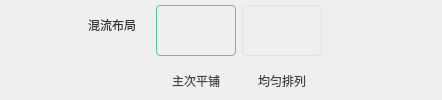
                  <widget class="QWidget" name="mixedLayoutWdg" native="true">
                   <layout class="QHBoxLayout" name="horizontalLayout_26">
                    <property name="spacing">
                     <number>6</number>
                    </property>
                    <property name="leftMargin">
                     <number>0</number>
                    </property>
                    <property name="topMargin">
                     <number>0</number>
                    </property>
                    <property name="rightMargin">
                     <number>0</number>
                    </property>
                    <property name="bottomMargin">
                     <number>0</number>
                    </property>
                    <item>
                     <spacer name="horizontalSpacer_44">
                      <property name="orientation">
                       <enum>Qt::Horizontal</enum>
                      </property>
                      <property name="sizeType">
                       <enum>QSizePolicy::Fixed</enum>
                      </property>
                      <property name="sizeHint" stdset="0">
                       <size>
                        <width>72</width>
                        <height>20</height>
                       </size>
                      </property>
                     </spacer>
                    </item>
                    <item>
                     <layout class="QGridLayout" name="gridLayout_7">
                      <property name="horizontalSpacing">
                       <number>2</number>
                      </property>
                      <property name="verticalSpacing">
                       <number>0</number>
                      </property>
                      <item row="0" column="0">
                       <widget class="QLabel" name="labLayout">
                        <property name="minimumSize">
                         <size>
                          <width>14</width>
                          <height>14</height>
                         </size>
                        </property>
                        <property name="maximumSize">
                         <size>
                          <width>14</width>
                          <height>14</height>
                         </size>
                        </property>
                        <property name="styleSheet">
                         <string notr="true">#labLayout{
border-image: url(:/setting/img/noiseTips.png);
}

#labLayout:hover{
	border-image: url(:/setting/img/noiseTipsOn.png);
}</string>
                        </property>
                        <property name="text">
                         <string/>
                        </property>
                       </widget>
                      </item>
                      <item row="0" column="1">
                       <widget class="QLabel" name="label_20">
                        <property name="minimumSize">
                         <size>
                          <width>42</width>
                          <height>0</height>
                         </size>
                        </property>
                        <property name="maximumSize">
                         <size>
                          <width>47</width>
                          <height>16777215</height>
                         </size>
                        </property>
                        <property name="styleSheet">
                         <string notr="true">color: rgb(51, 51, 51);
font: 12px &quot;微软雅黑&quot;;</string>
                        </property>
                        <property name="text">
                         <string>混流布局</string>
                        </property>
                       </widget>
                      </item>
                      <item row="1" column="1">
                       <spacer name="verticalSpacer_24">
                        <property name="orientation">
                         <enum>Qt::Vertical</enum>
                        </property>
                        <property name="sizeType">
                         <enum>QSizePolicy::Fixed</enum>
                        </property>
                        <property name="sizeHint" stdset="0">
                         <size>
                          <width>47</width>
                          <height>50</height>
                         </size>
                        </property>
                       </spacer>
                      </item>
                     </layout>
                    </item>
                    <item>
                     <widget class="QWidget" name="widget_11" native="true">
                      <property name="minimumSize">
                       <size>
                        <width>0</width>
                        <height>51</height>
                       </size>
                      </property>
                      <property name="maximumSize">
                       <size>
                        <width>16777215</width>
                        <height>51</height>
                       </size>
                      </property>
                      <layout class="QVBoxLayout" name="verticalLayout_11">
                       <property name="spacing">
                        <number>0</number>
                       </property>
                       <property name="leftMargin">
                        <number>0</number>
                       </property>
                       <property name="topMargin">
                        <number>0</number>
                       </property>
                       <property name="rightMargin">
                        <number>0</number>
                       </property>
                       <property name="bottomMargin">
                        <number>0</number>
                       </property>
                      </layout>
                     </widget>
                    </item>
                    <item>
                     <spacer name="horizontalSpacer_45">
                      <property name="orientation">
                       <enum>Qt::Horizontal</enum>
                      </property>
                      <property name="sizeType">
                       <enum>QSizePolicy::Fixed</enum>
                      </property>
                      <property name="sizeHint" stdset="0">
                       <size>
                        <width>9</width>
                        <height>20</height>
                       </size>
                      </property>
                     </spacer>
                    </item>
                    <item>
                     <layout class="QVBoxLayout" name="verticalLayout_12">
                      <property name="topMargin">
                       <number>5</number>
                      </property>
                      <item>
                       <widget class="CDisEnablePushButton" name="btnMixedLayoutTiled">
                        <property name="minimumSize">
                         <size>
                          <width>80</width>
                          <height>51</height>
                         </size>
                        </property>
                        <property name="maximumSize">
                         <size>
                          <width>80</width>
                          <height>51</height>
                         </size>
                        </property>
                        <property name="styleSheet">
                         <string notr="true">
border:1px solid  rgb(82, 204, 144);
image: url(:/button/img/button/layoutTiled.png);
image: url(:/button/img/button/camera_right_bottom.png);
padding:2px;
border-radius:4px;</string>
                        </property>
                        <property name="text">
                         <string/>
                        </property>
                       </widget>
                      </item>
                      <item>
                       <widget class="QLabel" name="label_4">
                        <property name="styleSheet">
                         <string notr="true">font-size:12px;
color:rgba(68,68,68,1);
</string>
                        </property>
                        <property name="text">
                         <string>主次平铺</string>
                        </property>
                        <property name="alignment">
                         <set>Qt::AlignCenter</set>
                        </property>
                       </widget>
                      </item>
                     </layout>
                    </item>
                    <item>
                     <layout class="QVBoxLayout" name="verticalLayout_13">
                      <property name="spacing">
                       <number>6</number>
                      </property>
                      <property name="leftMargin">
                       <number>0</number>
                      </property>
                      <property name="topMargin">
                       <number>5</number>
                      </property>
                      <item>
                       <widget class="CDisEnablePushButton" name="btnMixedLayoutGrid">
                        <property name="minimumSize">
                         <size>
                          <width>80</width>
                          <height>51</height>
                         </size>
                        </property>
                        <property name="maximumSize">
                         <size>
                          <width>80</width>
                          <height>51</height>
                         </size>
                        </property>
                        <property name="styleSheet">
                         <string notr="true">border:1px solid  rgb(226, 226, 226);

image: url(:/button/img/button/layoutGrid.png);
padding:2px;
border-radius:4px;</string>
                        </property>
                        <property name="text">
                         <string/>
                        </property>
                       </widget>
                      </item>
                      <item>
                       <widget class="QLabel" name="label_21">
                        <property name="styleSheet">
                         <string notr="true">font-size:12px;
color:rgba(68,68,68,1);
</string>
                        </property>
                        <property name="text">
                         <string>均匀排列</string>
                        </property>
                        <property name="alignment">
                         <set>Qt::AlignCenter</set>
                        </property>
                       </widget>
                      </item>
                     </layout>
                    </item>
                    <item>
                     <spacer name="horizontalSpacer_46">
                      <property name="orientation">
                       <enum>Qt::Horizontal</enum>
                      </property>
                      <property name="sizeHint" stdset="0">
                       <size>
                        <width>40</width>
                        <height>20</height>
                       </size>
                      </property>
                     </spacer>
                    </item>
                    <item>
                     <spacer name="horizontalSpacer_47">
                      <property name="orientation">
                       <enum>Qt::Horizontal</enum>
                      </property>
                      <property name="sizeType">
                       <enum>QSizePolicy::Fixed</enum>
                      </property>
                      <property name="sizeHint" stdset="0">
                       <size>
                        <width>80</width>
                        <height>20</height>
                       </size>
                      </property>
                     </spacer>
                    </item>
                   </layout>
                  </widget>
